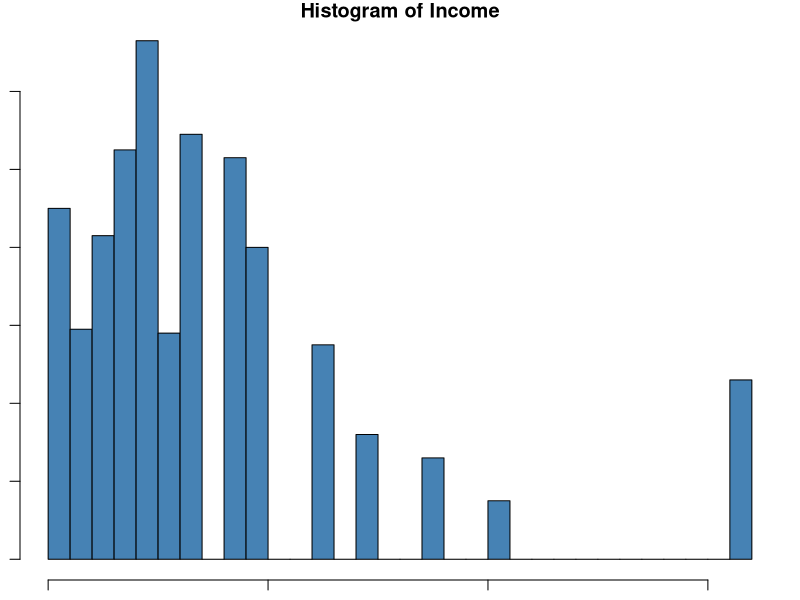
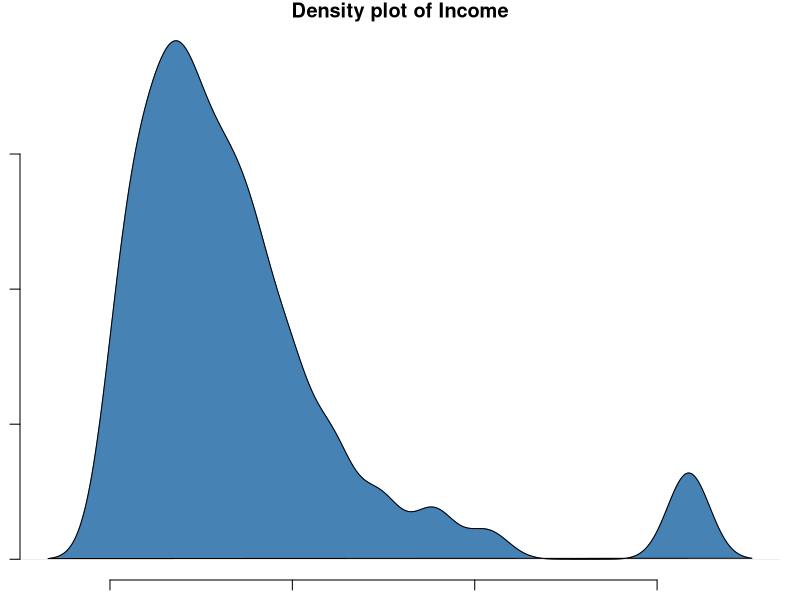
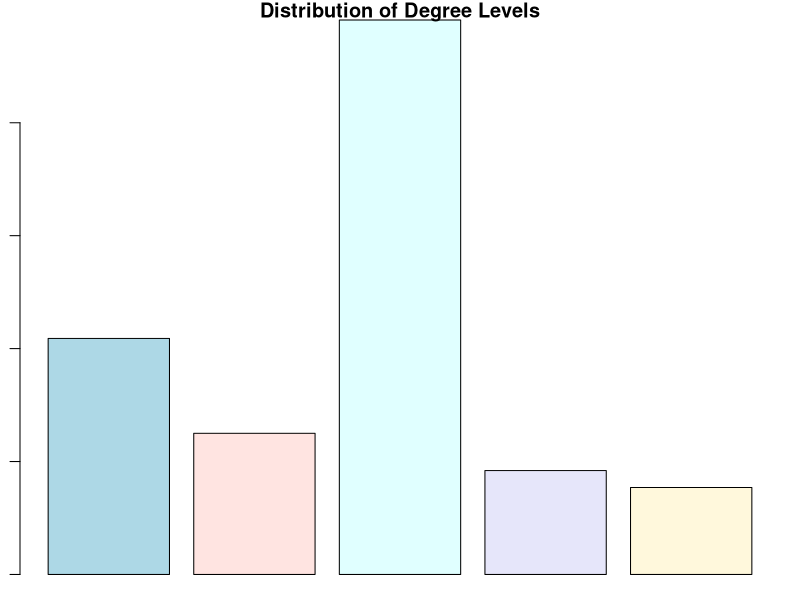
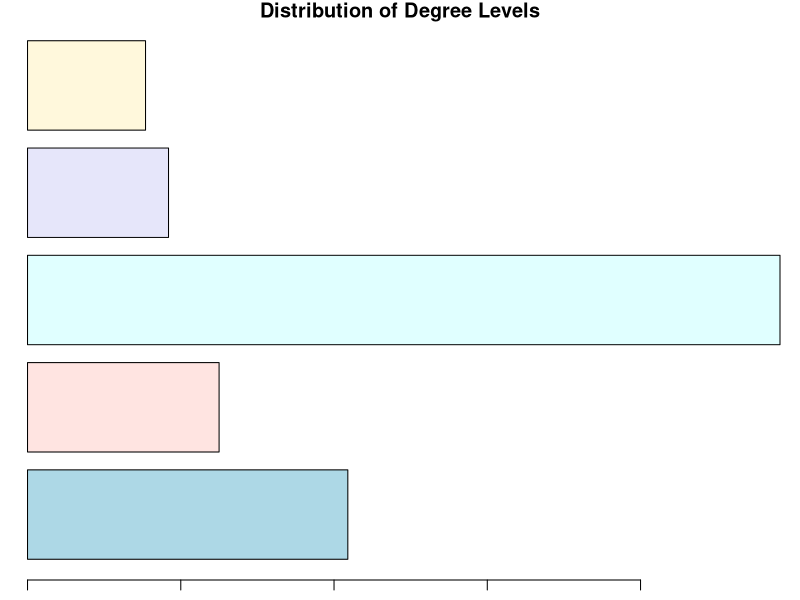
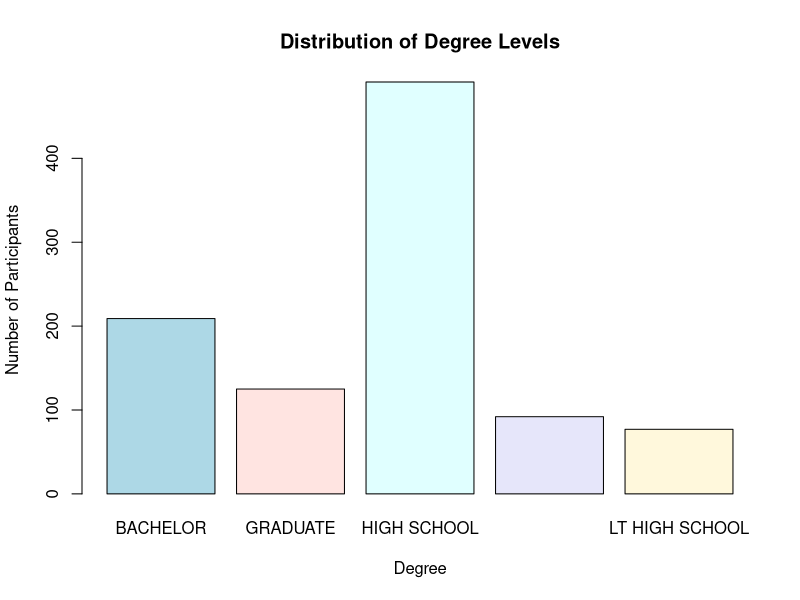

These figures' R source, in order:
#Exercise 1

#Read CSV file

getwd()

setwd("C:/Users/michuk_lyn/Documents/R_Programming/Practicals Hands on Session - Plotting Using R-20260402")

#Read the GSSsubset into R
GSSsubset <- read.csv("GSSsubset.csv")


#To avoid “figure margins too large error” first change graphical parameters by running the following code
par(mar=c(1,1,1,1))

#a)	Create a histogram of income changing the breakpoints between histogram bars to 25
x <- GSSsubset$income
hist(x, 
     col = "steelblue", 
     frame = FALSE, 
     breaks = 25, 
     main = "Histogram of Income",)

#b)	Create a density plot of income and fill the density plot with a colour of choice.
income_dens <- density(GSSsubset$income)
# plot density
plot(income_dens, 
     frame = FALSE, 
     col = "steelblue", 
     main = "Density plot of Income")


# Fill the density plot using polygon()
polygon(income_dens, col = "steelblue")


#c)	Create a barplot of the degrees variable giving each bar a different colour. Hint: first tabulate the number of participants for each degree level using table(GSSsubset$degree) and allocate this an object name to be used for plotting.

degree_table <- table(GSSsubset$degree)

degree_table

# Bar plot of one variable
barplot(degree_table,         
        main = "Distribution of Degree Levels",
        col = c("lightblue", "mistyrose", "lightcyan",
                "lavender", "cornsilk"))


#d)	Change the barplot in d) above into a horizontal bar plot (adding the argument horiz = TRUE).
barplot(degree_table, 
        main = "Distribution of Degree Levels",
        col = c("lightblue", "mistyrose", "lightcyan",
                "lavender", "cornsilk"),
        horiz = TRUE)

#e)	Save the barplot using:
#	RStudio Plots Panel, and
#	directly as a pdf to your working directory.
pdf("degree_barplot2.pdf")

barplot(degree_table,
        main = "Distribution of Degree Levels",
        xlab = "Degree",
        ylab = "Number of Participants",
        col = c("lightblue", "mistyrose", "lightcyan",
                "lavender", "cornsilk"))

dev.off()
getwd()
